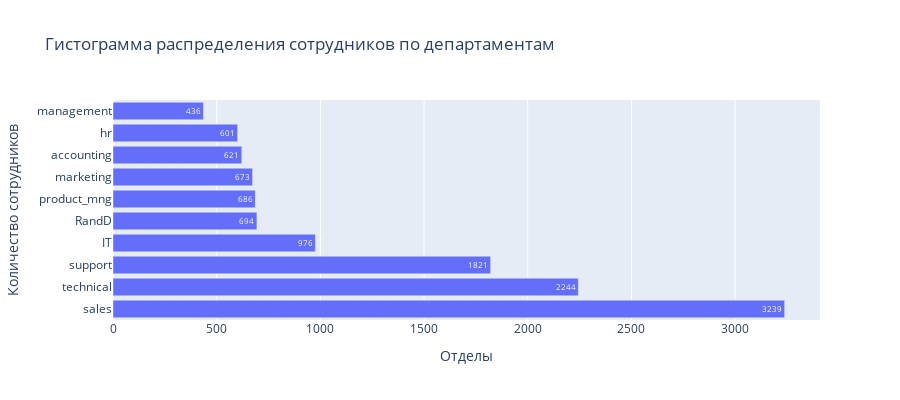

Notebook cell for this chart:
### Code cell
# визуализиреем полученные значения
import plotly.express as px

df_piple = df['department'].value_counts()

fig = px.bar(df_piple,
             x='department',
             title='Гистограмма распределения сотрудников по департаментам',
             text=df_piple.values)

fig.update_layout(
    width=900,
    height=400
)
fig.update_xaxes(title_text='Отделы')
fig.update_yaxes(title_text='Количество сотрудников')

fig.show()

### Figure 1 — Plotly figure (JSON) as saved in the notebook; plotly's stock layout.template omitted (floating-point values rounded to 4 significant figures)
{"data": [{"alignmentgroup": "True", "hovertemplate": "department=%{x}<br>index=%{y}<br>text=%{text}<extra></extra>", "legendgroup": "", "marker": {"color": "#636efa", "pattern": {"shape": ""}}, "name": "", "offsetgroup": "", "orientation": "h", "showlegend": false, "text": [3239, 2244, 1821, 976, 694, 686, 673, 621, 601, 436], "textposition": "auto", "type": "bar", "x": [3239, 2244, 1821, 976, 694, 686, 673, 621, 601, 436], "xaxis": "x", "y": ["sales", "technical", "support", "IT", "RandD", "product_mng", "marketing", "accounting", "hr", "management"], "yaxis": "y"}], "layout": {"barmode": "relative", "height": 400, "legend": {"tracegroupgap": 0}, "title": {"text": "Гистограмма распределения сотрудников по департаментам"}, "width": 900, "xaxis": {"anchor": "y", "domain": [0, 1], "title": {"text": "Отделы"}}, "yaxis": {"anchor": "x", "domain": [0, 1], "title": {"text": "Количество сотрудников"}}}}
